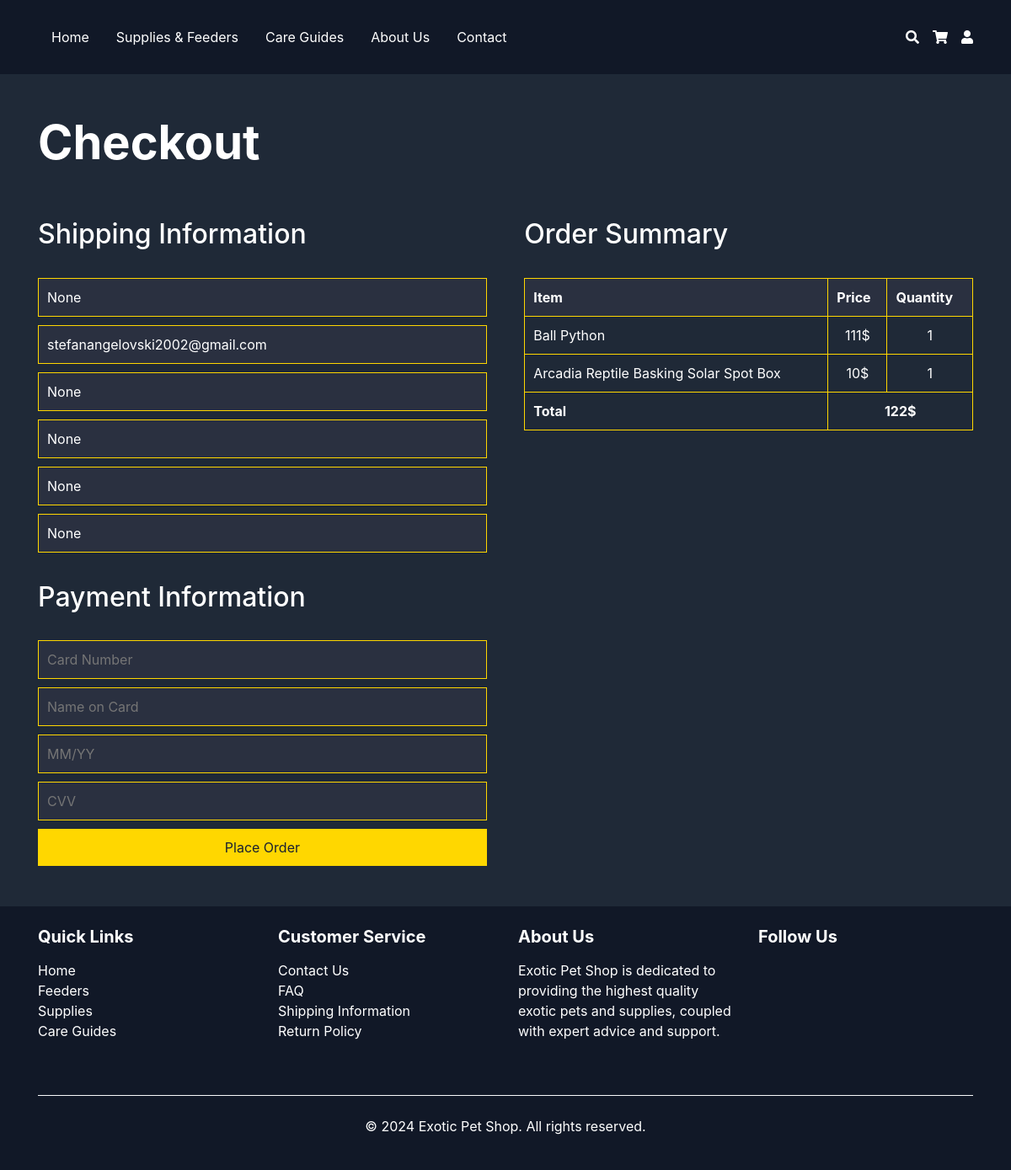
Page /cart/ (signed in) on the committed database.
### Store/models.py (models this page shows, shortened)
class UserProfile(models.Model):
    user = OneToOneField(User, on_delete=models.CASCADE)
    phone = models.CharField(max_length=20, null=True, blank=True)
    shipping_name = models.CharField(max_length=200, null=True, blank=True)
    shipping_address = models.TextField(null=True, blank=True)
    shipping_city = models.CharField(max_length=200, null=True, blank=True)
    shipping_state = models.CharField(max_length=200, null=True, blank=True)
    shipping_zip = models.CharField(max_length=200, null=True, blank=True)
    cart = models.OneToOneField(Cart, on_delete=models.SET_NULL, null=True, blank=True)

class CartItem(models.Model):
    SEX_CHOICES = [
        ('M', 'Male'),
        ('F', 'Female'),
    ]
    cart = models.ForeignKey(Cart, on_delete=models.CASCADE, related_name='items', null=True)
    animal = models.ForeignKey(Animal, on_delete=models.CASCADE, null=True, blank=True)
    supply = models.ForeignKey(Supplies, on_delete=models.CASCADE, null=True, blank=True)
    quantity = models.PositiveIntegerField(default=1)
    age = models.PositiveIntegerField(null=True, blank=True)
    sex = models.CharField(max_length=1, choices=SEX_CHOICES, null=True, blank=True)

class Animal(models.Model):
    common_name = models.CharField(max_length=200, null=True, blank=True)
    scientific_name = models.CharField(max_length=200, null=True, blank=True)
    image = models.ImageField(upload_to='animals/', null=True, blank=True)
    price = models.DecimalField(max_digits=6, decimal_places=2, null=True, blank=True)
    description = CKEditor5Field('Description', null=True, blank=True)
    category = models.ForeignKey(Category, on_delete=models.SET_NULL, null=True, blank=True)

class Supplies(models.Model):
    name = models.CharField(max_length=200)
    description = models.TextField(null=True, blank=True)
    price = models.DecimalField(max_digits=6, decimal_places=2, null=True, blank=True)
    image = models.ImageField(upload_to='supplies/', null=True, blank=True)
    supply_category = models.ForeignKey(SupplyCategory, on_delete=models.SET_NULL, null=True, blank=True)
    class Meta:
        verbose_name_plural = "Supplies"

class Cart(models.Model):
    user = models.OneToOneField(User, on_delete=models.CASCADE, default=None)
    total_price = models.DecimalField(max_digits=6, decimal_places=2, default=0)

### Store/views.py (the view)
# urls.py: path('cart/', views.display_cart, name='cart'),
@login_required
def display_cart(request):
    user = request.user
    user_profile, created = UserProfile.objects.get_or_create(user=user)
    cart, created = Cart.objects.get_or_create(user=request.user)
    cart_items = cart.items.all()  # Use the related_name 'items' we set in the CartItem model
    return render(request, 'cart.html', {'cart_items': cart_items, 'cart': cart, "user_profile": user_profile})

### templates/cart.html (shortened to what this page needs)
{% extends 'layout.html' %}
{% load static %}
{% block content %}
<link rel="stylesheet" type="text/css" href="{% static '/css/cart.css' %}">
<div class="container py-5">
    <h1 class="mb-8 display-4 font-weight-bold pb-5">Checkout</h1>
    <div class="checkout-container">
        <div class="checkout-form">
        <h2 class="pb-4">Shipping Information</h2>
            <form id="checkout-form" method="POST" action="{% url 'Store:place_order' %}">
                <input type="text" name="name" placeholder="Full Name" value="{{ user_profile.shipping_name }}" readonly>
                <input type="email" name="email" placeholder="Email Address" value="{{ request.user.email }}" readonly>
                <input type="text" name="address" placeholder="Street Address" value="{{ user_profile.shipping_address }}" readonly>
                <input type="text" name="city" placeholder="City" value="{{ user_profile.shipping_city }}" readonly>
                <input type="text" name="state" placeholder="State/Province" value="{{ user_profile.shipping_state }}" readonly>
                <input type="text" name="zip" placeholder="ZIP/Postal Code" value="{{ user_profile.shipping_zip }}" readonly>
                <h2 class="py-4">Payment Information</h2>
                <input type="text" name="card-number" placeholder="Card Number" required>
                <input type="text" name="card-name" placeholder="Name on Card" required>
                <input type="text" name="expiry" placeholder="MM/YY" required>
                <input type="text" name="cvv" placeholder="CVV" required>
                <button type="submit">Place Order</button>
            </form>
        </div>
        <div class="order-summary">
            <h2 class="pb-4">Order Summary</h2>
            <table>
                <thead>
                    <tr>
                        <th>Item</th>
                        <th>Price</th>
                        <th>Quantity</th>
                    </tr>
                </thead>
                <tbody id="order-items">
                    {% for cart_item in cart_items %}
                        {% if cart_item.animal %}
                        <tr>
                            <td>{{ cart_item.animal.common_name }}</td>
                            <td class="text-center">{{ cart_item.animal.price|floatformat:0 }}$</td>
                            <td class="text-center">{{ cart_item.quantity }}</td>
                        </tr>
                        {% endif %}
                        {% if cart_item.supply %}
                        <tr>
                            <td>{{ cart_item.supply.name }}</td>
                            <td class="text-center">{{ cart_item.supply.price|floatformat:0 }}$</td>
                            <td class="text-center">{{ cart_item.quantity }}</td>
                        </tr>
                        {% endif %}
                    {% endfor %}
                </tbody>
                <tfoot>
                    <tr>
                        <td><strong>Total</strong></td>
                        <td colspan="2" class="text-center"><strong>{{ cart.total_price|floatformat:0 }}$</strong></td>
                    </tr>
                </tfoot>
            </table>
        </div>
    </div>
</div>
{% endblock %}

### static/css/layout.css (style rules this page uses)
input[type="text"], input[type="email"], input[type="tel"], textarea, select { width: 100%; padding: 10px; margin-bottom: 10px; background-color: #2a3040; border: 1px solid #ffd700; color: #ffffff; }

### static/css/cart.css (style rules this page uses)
.checkout-container { display: flex; justify-content: space-between; }
.checkout-form, .order-summary { width: 48%; }
input, select { width: 100%; padding: 10px; margin-bottom: 10px; background-color: #2a3040; border: 1px solid #ffd700; color: #ffffff; }
button { background-color: #ffd700; color: #1a2030; padding: 10px 20px; border: none; cursor: pointer; width: 100%; }
table { width: 100%; border-collapse: collapse; }
th, td { border: 1px solid #ffd700; padding: 10px; text-align: left; }
th { background-color: #2a3040; }

### rows in the picture
UserProfile: name "None", address "None", city "None", state "None", zip "None"
CartItem: animal.common_name "Ball Python", animal.price "111", quantity "1"
CartItem: supply.name "Arcadia Reptile Basking Solar Spot Box", supply.price "10", quantity "1"
Cart: total_price "122"
